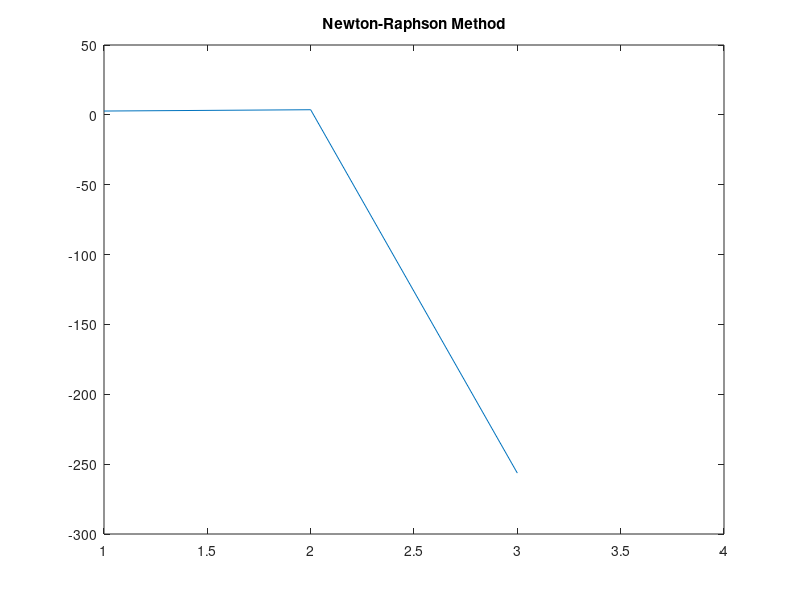

This figure's MATLAB source:
%############################################################################
% <Lab 10b>
%
% Course: ENSC 180 Introduction to Engineering Analysis
% Instructor: Dr. Herbert H. Tsang
% Description: Uses Newton-Raphson method to evaluate known real root at x
% = 3, with initial guess x0 = 3.2 and 3 iterations.
% Due date: 2023/04/04
%
% Author: Darren Lai
% Input: function given as well as initial guess and iteraton amount

% Output: graph, minimum of iterations, result
% I pledge that I have completed the programming assignment independently.
% I have not copied the code from a student or any source.
% I have not given my code to any student.
%
% Sign here: Darren Lai
%############################################################################

clc
clear all
close all
figure


x0 = 3.2;

% Setting undefined list
list = [];
% 3 iterations
for i = 1:4
   % Function being used in this case
   f0 = tanh(x0^2 - 9);
   % Derivative of the function
   df0 = 2*x0*(sech(x0^2 - 9))^2;

   % Newton-Raphson method
   x0 = x0 - (f0/df0)
    
   % Shows the results
   fprintf("x%i = %f\n", i, x0)
   % Adds to list
   list(end + 1) = x0;
end


min_value = min(list);
% Prints the minimum value of the iterations
fprintf("Minimum of iterations is %f\n", min_value)

plot(1:4, list)
title("Newton-Raphson Method")

disp("The Newton-Raphson method diverges")

